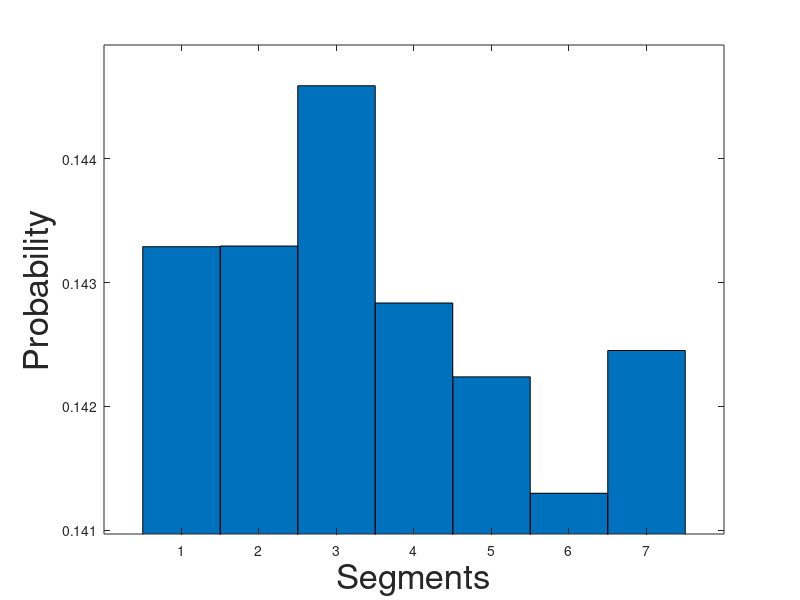

Recreate this plot in MATLAB. (Note: this script raises an error after producing the figure.)

close all;
clear;
%att = [0.05830723 0.05787396 0.0585538  0.0570809  0.05997266 0.06448789 0.06304483 0.05982037 0.05884344 0.0588302  0.05763124 0.0587697 0.05630854 0.05740373 0.05781671 0.05758506 0.05766974];
att=[0.14328997 0.1432953  0.14458965 0.14283523 0.14223893 0.14129907 0.14245187]
b = bar(att,'BarWidth', 1); hold on;
% caxis([min(att) max(att)])
% colorbar

ylim([min(att)-0.1*(max(att)-min(att)), max(att)+0.1*(max(att)-min(att))]);
xlim([0,length(att)+1]);
xticks(1:length(att));
ylabel('Probability','FontSize',25)
xlabel('Segments','FontSize',25)
ax = gca;
ax.FontSize = 20; 
set(gcf,'position',[10,10,750,400])
b.FaceColor = 'flat';
for i=1:length(att)
    if att(i)>mean(att)
        b.CData(i,:) = [0 0.8 .8];
        %text(i,att(i),num2str(att(i),'%.2g'),'vert','bottom','horiz','center'); 
    end
end

plot(xlim,[mean(att) mean(att)], '--k');